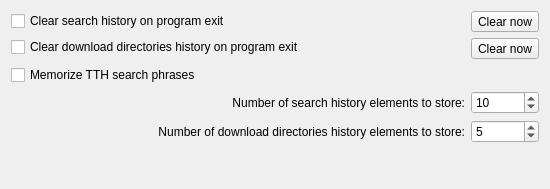
<?xml version="1.0" encoding="UTF-8"?>
<ui version="4.0">
 <class>UISettingsHistory</class>
 <widget class="QWidget" name="UISettingsHistory">
  <property name="geometry">
   <rect>
    <x>0</x>
    <y>0</y>
    <width>550</width>
    <height>189</height>
   </rect>
  </property>
  <property name="windowTitle">
   <string notr="true"/>
  </property>
  <layout class="QGridLayout" name="gridLayout">
   <item row="0" column="0" rowspan="2">
    <widget class="QFrame" name="frame">
     <property name="sizePolicy">
      <sizepolicy hsizetype="Preferred" vsizetype="Preferred">
       <horstretch>0</horstretch>
       <verstretch>0</verstretch>
      </sizepolicy>
     </property>
     <property name="frameShape">
      <enum>QFrame::NoFrame</enum>
     </property>
     <property name="frameShadow">
      <enum>QFrame::Raised</enum>
     </property>
     <layout class="QVBoxLayout" name="verticalLayout">
      <property name="leftMargin">
       <number>0</number>
      </property>
      <property name="topMargin">
       <number>0</number>
      </property>
      <property name="rightMargin">
       <number>0</number>
      </property>
      <property name="bottomMargin">
       <number>0</number>
      </property>
      <item>
       <widget class="QCheckBox" name="checkBox_SearchHistory">
        <property name="sizePolicy">
         <sizepolicy hsizetype="Expanding" vsizetype="Fixed">
          <horstretch>0</horstretch>
          <verstretch>0</verstretch>
         </sizepolicy>
        </property>
        <property name="text">
         <string>Clear search history on program exit</string>
        </property>
       </widget>
      </item>
      <item>
       <widget class="QCheckBox" name="checkBox_DirectoriesHistory">
        <property name="sizePolicy">
         <sizepolicy hsizetype="Expanding" vsizetype="Fixed">
          <horstretch>0</horstretch>
          <verstretch>0</verstretch>
         </sizepolicy>
        </property>
        <property name="text">
         <string>Clear download directories history on program exit</string>
        </property>
       </widget>
      </item>
     </layout>
    </widget>
   </item>
   <item row="0" column="1">
    <widget class="QToolButton" name="pushButton_ClearSearchHistory">
     <property name="text">
      <string>Clear now</string>
     </property>
    </widget>
   </item>
   <item row="1" column="1">
    <widget class="QToolButton" name="pushButton_ClearDirectoriesHistory">
     <property name="text">
      <string>Clear now</string>
     </property>
    </widget>
   </item>
   <item row="3" column="0">
    <widget class="QLabel" name="label">
     <property name="sizePolicy">
      <sizepolicy hsizetype="Expanding" vsizetype="Preferred">
       <horstretch>0</horstretch>
       <verstretch>0</verstretch>
      </sizepolicy>
     </property>
     <property name="text">
      <string>Number of search history elements to store:</string>
     </property>
     <property name="alignment">
      <set>Qt::AlignRight|Qt::AlignTrailing|Qt::AlignVCenter</set>
     </property>
    </widget>
   </item>
   <item row="3" column="1">
    <widget class="QSpinBox" name="spinBox_SearchHistory">
     <property name="minimum">
      <number>1</number>
     </property>
     <property name="value">
      <number>10</number>
     </property>
    </widget>
   </item>
   <item row="4" column="0">
    <widget class="QLabel" name="label_2">
     <property name="sizePolicy">
      <sizepolicy hsizetype="Expanding" vsizetype="Preferred">
       <horstretch>0</horstretch>
       <verstretch>0</verstretch>
      </sizepolicy>
     </property>
     <property name="text">
      <string>Number of download directories history elements to store:</string>
     </property>
     <property name="alignment">
      <set>Qt::AlignRight|Qt::AlignTrailing|Qt::AlignVCenter</set>
     </property>
    </widget>
   </item>
   <item row="4" column="1">
    <widget class="QSpinBox" name="spinBox_DirectoriesHistory">
     <property name="minimum">
      <number>1</number>
     </property>
     <property name="value">
      <number>5</number>
     </property>
    </widget>
   </item>
   <item row="5" column="0">
    <spacer name="verticalSpacer">
     <property name="orientation">
      <enum>Qt::Vertical</enum>
     </property>
     <property name="sizeHint" stdset="0">
      <size>
       <width>20</width>
       <height>40</height>
      </size>
     </property>
    </spacer>
   </item>
   <item row="2" column="0">
    <widget class="QCheckBox" name="checkBox_TTHSearchHistory">
     <property name="sizePolicy">
      <sizepolicy hsizetype="Expanding" vsizetype="Fixed">
       <horstretch>0</horstretch>
       <verstretch>0</verstretch>
      </sizepolicy>
     </property>
     <property name="text">
      <string>Memorize TTH search phrases</string>
     </property>
    </widget>
   </item>
  </layout>
 </widget>
 <resources/>
 <connections/>
</ui>
